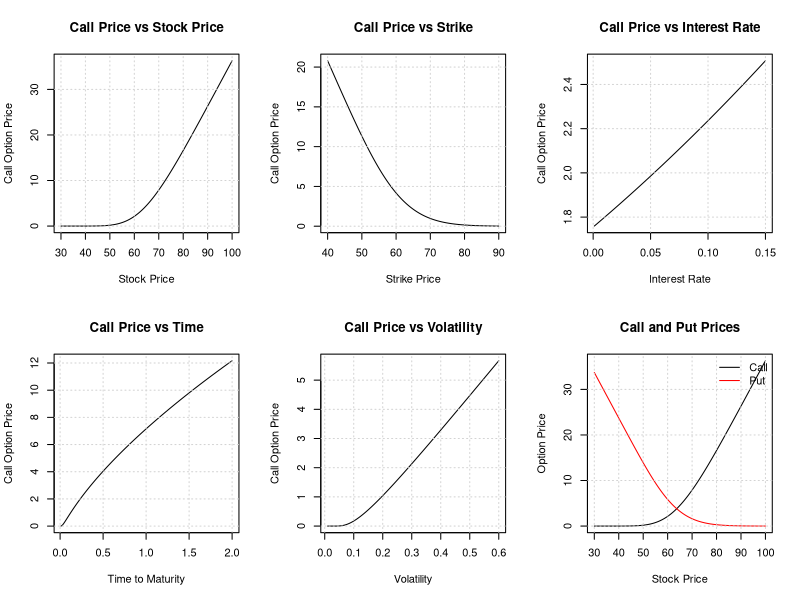
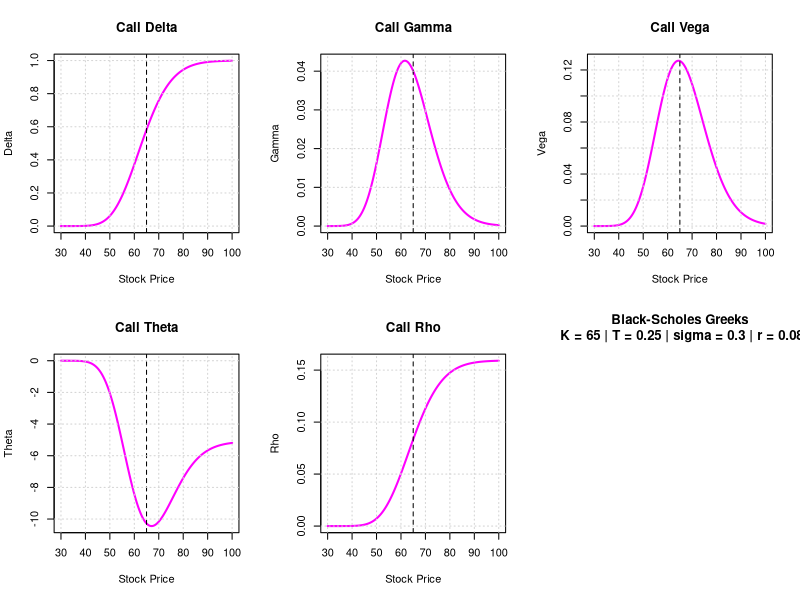

Write the R code that produced these figures, in order.
# ============================================================
# BLACK-SCHOLES OPTION PRICING AND GREEKS
# ============================================================

black_scholes <- function(S, X, r, T, sigma) {
  
  # Black-Scholes parameters
  d1 <- (log(S / X) + (r + sigma^2 / 2) * T) / (sigma * sqrt(T))
  d2 <- d1 - sigma * sqrt(T)
  
  # ----------------------------------------------------------
  # OPTION PRICES
  # ----------------------------------------------------------
  
  Call <- S * pnorm(d1) -
    X * exp(-r * T) * pnorm(d2)
  
  Put <- X * exp(-r * T) * pnorm(-d2) -
    S * pnorm(-d1)
  
  # ----------------------------------------------------------
  # GREEKS - CALL OPTION
  # ----------------------------------------------------------
  
  # Delta: sensitivity to underlying price
  Delta <- pnorm(d1)
  
  # Gamma: sensitivity of Delta to underlying price
  Gamma <- dnorm(d1) / (S * sigma * sqrt(T))
  
  # Vega: sensitivity to volatility
  # Division by 100 -> sensitivity to a 1 percentage point change in volatility
  Vega <- S * dnorm(d1) * sqrt(T) / 100
  
  # Theta: sensitivity to passage of time
  # Annual Theta
  Theta <- -(S * dnorm(d1) * sigma) / (2 * sqrt(T)) -
    r * X * exp(-r * T) * pnorm(d2)
  
  # Rho: sensitivity to interest rate
  # Division by 100 -> sensitivity to a 1 percentage point change in r
  Rho <- X * T * exp(-r * T) * pnorm(d2) / 100
  
  # Return results
  return(list(
    call_option = Call,
    put_option  = Put,
    delta       = Delta,
    gamma       = Gamma,
    vega        = Vega,
    theta       = Theta,
    rho         = Rho
  ))
}


# ============================================================
# INPUT PARAMETERS
# ============================================================

S <- 60
X <- 65
r <- 0.08
T <- 0.25
sigma <- 0.30


# Ranges used for sensitivity analysis

S_i <- seq(30, 100, by = 0.1)

X_i <- seq(40, 90, by = 0.1)

r_i <- seq(0.001, 0.15, by = 0.001)

T_i <- seq(0.01, 2, by = 0.01)

sigma_i <- seq(0.01, 0.60, by = 0.001)


# ============================================================
# BASE CASE
# ============================================================

output <- black_scholes(
  S = S,
  X = X,
  r = r,
  T = T,
  sigma = sigma
)

print(output)


# ============================================================
# SENSITIVITY ANALYSIS
# ============================================================

output_S <- black_scholes(
  S = S_i,
  X = X,
  r = r,
  T = T,
  sigma = sigma
)

output_X <- black_scholes(
  S = S,
  X = X_i,
  r = r,
  T = T,
  sigma = sigma
)

output_r <- black_scholes(
  S = S,
  X = X,
  r = r_i,
  T = T,
  sigma = sigma
)

output_T <- black_scholes(
  S = S,
  X = X,
  r = r,
  T = T_i,
  sigma = sigma
)

output_sigma <- black_scholes(
  S = S,
  X = X,
  r = r,
  T = T,
  sigma = sigma_i
)


# ============================================================
# OPTION PRICE SENSITIVITY CHARTS
# ============================================================

par(mfrow = c(2, 3))

# Call price vs underlying price
plot(
  S_i,
  output_S$call_option,
  type = "l",
  xlab = "Stock Price",
  ylab = "Call Option Price",
  main = "Call Price vs Stock Price"
)
grid()


# Call price vs strike price
plot(
  X_i,
  output_X$call_option,
  type = "l",
  xlab = "Strike Price",
  ylab = "Call Option Price",
  main = "Call Price vs Strike"
)
grid()


# Call price vs interest rate
plot(
  r_i,
  output_r$call_option,
  type = "l",
  xlab = "Interest Rate",
  ylab = "Call Option Price",
  main = "Call Price vs Interest Rate"
)
grid()


# Call price vs time to maturity
plot(
  T_i,
  output_T$call_option,
  type = "l",
  xlab = "Time to Maturity",
  ylab = "Call Option Price",
  main = "Call Price vs Time"
)
grid()


# Call price vs volatility
plot(
  sigma_i,
  output_sigma$call_option,
  type = "l",
  xlab = "Volatility",
  ylab = "Call Option Price",
  main = "Call Price vs Volatility"
)
grid()


# Call and Put prices vs underlying price
plot(
  S_i,
  output_S$call_option,
  type = "l",
  xlab = "Stock Price",
  ylab = "Option Price",
  main = "Call and Put Prices"
)

lines(
  S_i,
  output_S$put_option,
  col = "red"
)

legend(
  "topright",
  legend = c("Call", "Put"),
  col = c("black", "red"),
  lty = 1,
  bty = "n"
)

grid()


# ============================================================
# GREEKS VS UNDERLYING PRICE
# ============================================================

par(mfrow = c(2, 3))


# DELTA
plot(
  S_i,
  output_S$delta,
  type = "l",
  col = "magenta",
  lwd=2,
  xlab = "Stock Price",
  ylab = "Delta",
  main = "Call Delta"
)

abline(v = X, lty = 2)
grid()


# GAMMA
plot(
  S_i,
  output_S$gamma,
  type = "l",
  col = "magenta",
  lwd=2,
  xlab = "Stock Price",
  ylab = "Gamma",
  main = "Call Gamma"
)

abline(v = X, lty = 2)
grid()


# VEGA
plot(
  S_i,
  output_S$vega,
  type = "l",
  col = "magenta",
  lwd=2,
  xlab = "Stock Price",
  ylab = "Vega",
  main = "Call Vega"
)

abline(v = X, lty = 2)
grid()


# THETA
plot(
  S_i,
  output_S$theta,
  type = "l",
  col = "magenta",
  lwd=2,
  xlab = "Stock Price",
  ylab = "Theta",
  main = "Call Theta"
)

abline(v = X, lty = 2)
grid()


# RHO
plot(
  S_i,
  output_S$rho,
  type = "l",
  col = "magenta",
  lwd=2,
  xlab = "Stock Price",
  ylab = "Rho",
  main = "Call Rho"
)

abline(v = X, lty = 2)
grid()


# Empty sixth panel
plot.new()

title(
  main = paste(
    "Black-Scholes Greeks\n",
    "K =", X,
    "| T =", T,
    "| sigma =", sigma,
    "| r =", r
  )
)


# ============================================================
# RESET GRAPHICAL PARAMETERS
# ============================================================

par(mfrow = c(1, 1))
